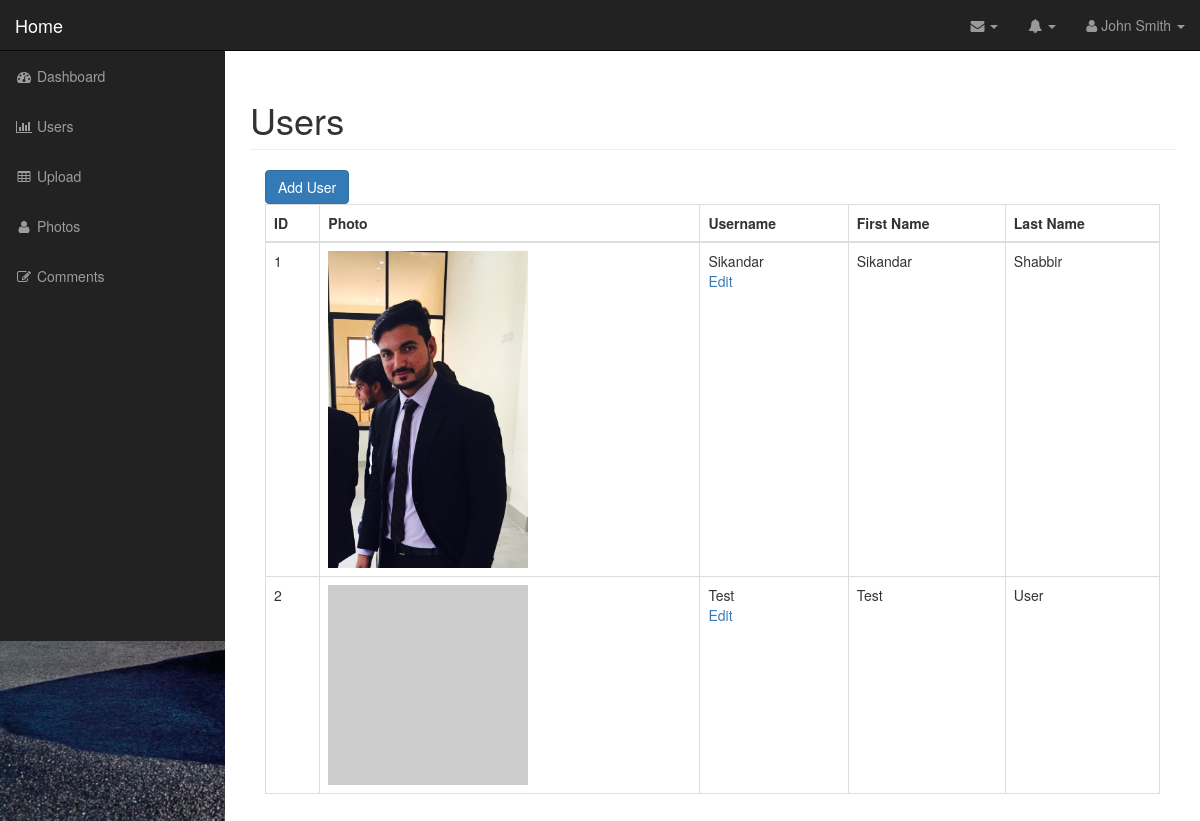
The page /admin/users.php (signed in) on the database its author committed.
### tables this page shows
CREATE TABLE `users` (
  `id` int(11) NOT NULL,
  `username` varchar(255) NOT NULL,
  `password` varchar(255) NOT NULL,
  `first_name` varchar(255) NOT NULL,
  `last_name` varchar(255) NOT NULL,
  `user_image` varchar(255) NOT NULL
);

### admin/includes/database.php (called while the page is built, shortened)
<?php
class Database{
	public $connection;
	public function open_db_connection(){
		$this->connection = new mysqli(DB_HOST,DB_USER,DB_PASS,DB_NAME);
	}
	public function query($sql){
		$result = $this->connection->query($sql);
		return $result;
	}
}
$database = new Database();
?>

### admin/includes/db_object.php (called while the page is built, shortened)
<?php
	class Db_object {
	    protected static $db_table = "users";
	    public static function find_all(){
	    	return static::find_by_query("SELECT * FROM ". static::$db_table ." ");
	    }
	    public static function find_by_query($sql){
	    	global $database;
	    	$result_set = $database->query($sql);
	    	$the_object_array = array();
	    	while ($row = mysqli_fetch_array($result_set)) {
	    		$the_object_array[] = static::instantiation($row);
	    	}
	    	return $the_object_array;
	    }
	    public static function instantiation($the_record)
	    {
	    	$user_obj = new $calling_class;
	    	foreach ($the_record as $key => $value) {
	    		if ($user_obj->has_the_attribute($key)) {
	    			$user_obj->$key = $value;
	    		}
	    	}
	    	return $user_obj;
	    }
	    private function has_the_attribute($key){
	    	$object_properties = get_object_vars($this);
	    	return array_key_exists($key, $object_properties);
	    }
	}
	?>

### admin/includes/user.php (called while the page is built, shortened)
<?php
require_once("Db_object.php");
class User extends Db_object {
	public $user_image;
	public $upload_directory = "images";
	public $image_placeholder = "https://via.placeholder.com/350x150&text=Image";
	public function image_path_and_placeholder(){
		return empty($this->user_image) ? $this->image_placeholder : $this->upload_directory."/".$this->user_image;
	}
}
?>

### admin/users.php (the view, shortened to what this page needs)
<?php include("includes/header.php"); ?>
<?php
$users = User::find_all();
?>
<nav class="navbar navbar-inverse navbar-fixed-top" role="navigation">
    <?php include("includes/top_nav.php"); ?>
    <?php include("includes/side_nav.php"); ?>
</nav>
<div id="page-wrapper">
    <div class="container-fluid">
        <div class="row">
            <div class="col-lg-12">
                <h1 class="page-header">
                    Users
                </h1>
                <div class="col-md-12">
                    <table class="table table-hover table-bordered table-responsive">
                        <a href="add_user.php" class="btn btn-primary">Add User</a>
                        <thead>
                            <tr>
                                <th>ID</th>
                                <th>Photo</th>
                                <th>Username</th>
                                <th>First Name</th>
                                <th>Last Name</th>
                            </tr>
                        </thead>
                        <tbody>
                            <?php foreach ($users as $user): ?>
                                <tr>
                                    <td><?= $user->id ?></td>
                                    <td><img class="img-responsive" src="<?= $user->image_path_and_placeholder(); ?>" width="200" alt="not available"></td>
                                    <td><?= $user->username ?><div class="action_link">
                                        <a href="edit_user.php?id=<?= $user->id; ?>">Edit</a>
                                    </div></td>
                                    <td><?= $user->first_name ?></td>
                                    <td><?= $user->last_name ?></td>
                                </tr>
                            <?php endforeach; ?>
                        </tbody>
                    </table>
                </div>
            </div>
        </div>
    </div>
</div>
<?php include("includes/footer.php"); ?>

### admin/css/sb-admin.css (style rules this page uses)
body { margin-top: 100px; background-color: #222; }
@media (min-width:768px) { body { margin-top: 50px; } }
#page-wrapper { width: 100%; padding: 0; background-color: #fff; }
@media (min-width:768px) { #page-wrapper { padding: 10px; } }

### admin/css/style.css (style rules this page uses)
#bg-picture { background-image: url("_large_image_4.jpg"); background-repeat:no-repeat; background-size:cover; }

### rows shown on the page
users: id "1", user_image (picture), username "Sikandar", first_name "Sikandar", last_name "Shabbir"
users: id "2", username "Test", first_name "Test", last_name "User"
